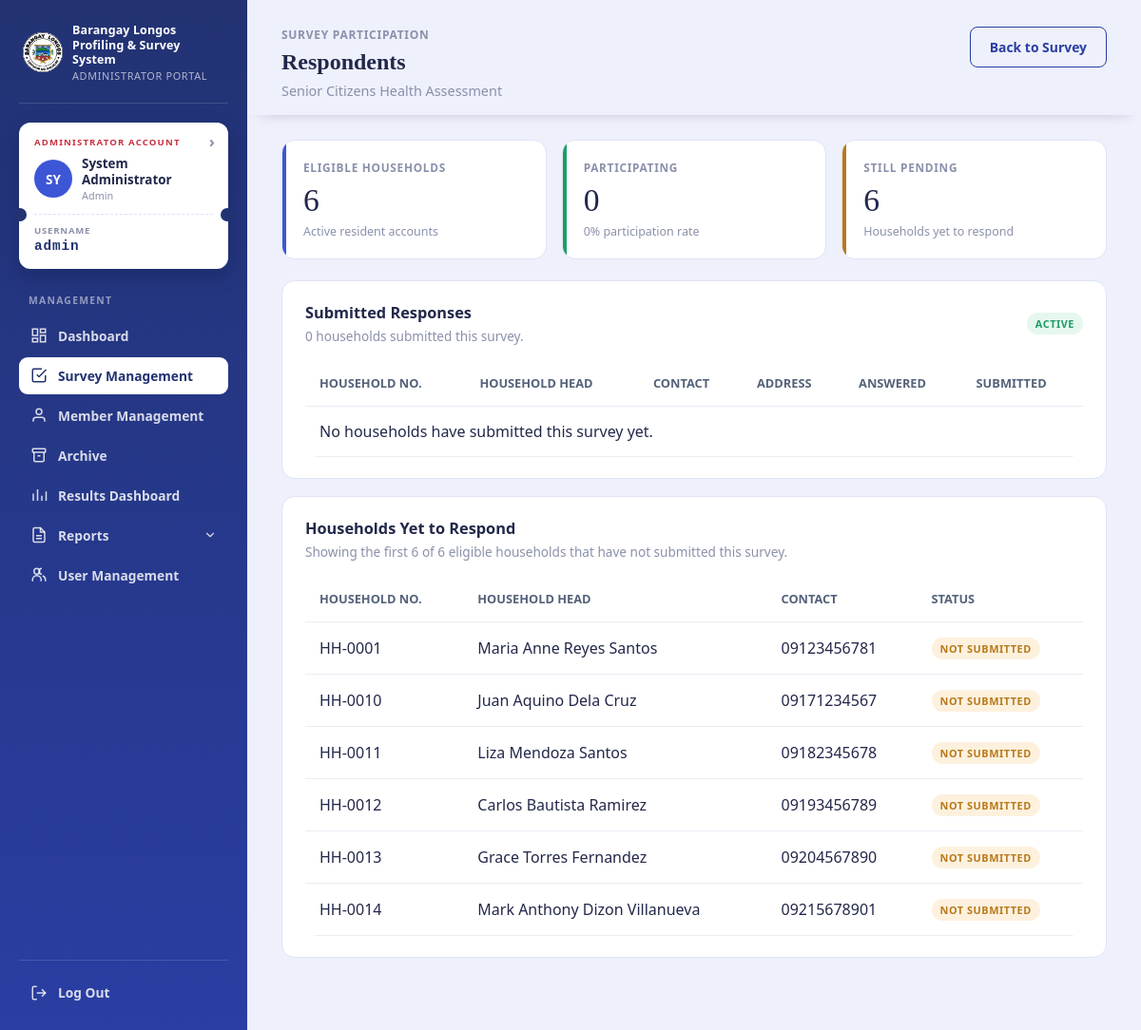
Page /admin/pages/respondents.php?survey_id=10 (signed in) on the committed database.
### tables this page shows
CREATE TABLE `staff_admin` (
  `id` int(10) UNSIGNED NOT NULL,
  `username` varchar(80) NOT NULL,
  `full_name` varchar(120) NOT NULL,
  `password_hash` varchar(255) NOT NULL,
  `role` enum('admin','staff') NOT NULL DEFAULT 'staff',
  `contact_number` varchar(30) NOT NULL DEFAULT '',
  `address` text NOT NULL,
  `birthday` date DEFAULT NULL,
  `is_active` tinyint(1) NOT NULL DEFAULT 1,
  `archived_at` timestamp NULL DEFAULT NULL,
  `created_at` timestamp NULL DEFAULT current_timestamp()
);

CREATE TABLE `surveys` (
  `id` int(10) UNSIGNED NOT NULL,
  `title` varchar(180) NOT NULL,
  `description` text NOT NULL,
  `opens_at` date NOT NULL,
  `closes_at` date NOT NULL,
  `is_active` tinyint(1) NOT NULL DEFAULT 1,
  `archived_at` timestamp NULL DEFAULT NULL,
  `created_at` timestamp NULL DEFAULT current_timestamp()
);

CREATE TABLE `residents` (
  `id` int(10) UNSIGNED NOT NULL,
  `resident_number` varchar(30) NOT NULL,
  `household_number` varchar(30) NOT NULL,
  `head_name` varchar(120) NOT NULL,
  `contact_number` varchar(30) NOT NULL,
  `address` text NOT NULL,
  `purok` varchar(20) DEFAULT NULL,
  `is_active` tinyint(1) NOT NULL DEFAULT 1,
  `password_hash` varchar(255) NOT NULL,
  `must_change_password` tinyint(1) NOT NULL DEFAULT 1,
  `archived_at` timestamp NULL DEFAULT NULL,
  `created_at` timestamp NULL DEFAULT current_timestamp(),
  `updated_at` timestamp NULL DEFAULT current_timestamp() ON UPDATE current_timestamp()
);

### config/database.php (called while the page is built, shortened)
<?php
function database(): PDO
{
    static $connection = null;
    if ($connection instanceof PDO) {
        return $connection;
    }
    $connection = new PDO(
        'mysql:host=' . DB_HOST . ';dbname=' . DB_NAME . ';charset=utf8mb4',
        DB_USER,
        DB_PASS,
        [
            PDO::ATTR_ERRMODE => PDO::ERRMODE_EXCEPTION,
            PDO::ATTR_DEFAULT_FETCH_MODE => PDO::FETCH_ASSOC,
            PDO::ATTR_EMULATE_PREPARES => false,
        ]
    );
    $connection->exec("SET time_zone = '+08:00'");
    return $connection;
}

### config/admin_auth.php (called while the page is built, shortened)
<?php
require_once __DIR__ . '/auth.php';
function current_admin(): ?array
{
    $statement = database()->prepare('SELECT id, username, full_name, role, contact_number, address, birthday FROM staff_admin WHERE id = ? AND is_active = 1 LIMIT 1');
    $statement->execute([$_SESSION['admin_id']]);
    return $statement->fetch() ?: null;
}
function require_admin(): array
{
    $admin = current_admin();
    return $admin;
}

### config/auth.php (called while the page is built, shortened)
<?php
require_once __DIR__ . '/database.php';
function h(?string $value): string
{
    return htmlspecialchars((string) $value, ENT_QUOTES, 'UTF-8');
}

### admin/pages/respondents.php (the view, shortened to what this page needs)
<?php
require_once __DIR__ . '/../../config/admin_auth.php';
$admin = require_admin();
$surveyId = filter_input(INPUT_GET, 'survey_id', FILTER_VALIDATE_INT);
$db = database();
$surveyStatement = $db->prepare('SELECT id, title, opens_at, closes_at, is_active FROM surveys WHERE id = ? LIMIT 1');
$surveyStatement->execute([$surveyId]);
$survey = $surveyStatement->fetch();
$page = max(1, filter_input(INPUT_GET, 'page', FILTER_VALIDATE_INT) ?: 1);
$perPage = 20;
$countStatement = $db->prepare('SELECT COUNT(*) FROM survey_submissions WHERE survey_id = ?');
$countStatement->execute([$surveyId]);
$respondentCount = (int) $countStatement->fetchColumn();
$totalPages = max(1, (int) ceil($respondentCount / $perPage));
$page = min($page, $totalPages);
$offset = ($page - 1) * $perPage;
$respondentsStatement = $db->prepare(
    "SELECT r.household_number, r.head_name, r.contact_number, r.address, sub.submitted_at,
            (SELECT COUNT(*) FROM survey_answers a WHERE a.submission_id = sub.id AND a.answer_text IS NOT NULL AND a.answer_text <> '') AS answered_questions
     FROM survey_submissions sub
     INNER JOIN residents r ON r.id = sub.resident_id
     WHERE sub.survey_id = ?
     ORDER BY sub.submitted_at DESC, sub.id DESC
     LIMIT $perPage OFFSET $offset"
);
$respondentsStatement->execute([$surveyId]);
$respondents = $respondentsStatement->fetchAll();
$eligibleStatement = $db->query('SELECT COUNT(*) FROM residents WHERE is_active = 1');
$eligibleHouseholds = (int) $eligibleStatement->fetchColumn();
$participantStatement = $db->prepare(
    'SELECT COUNT(*)
     FROM survey_submissions sub
     INNER JOIN residents r ON r.id = sub.resident_id
     WHERE sub.survey_id = ? AND r.is_active = 1'
);
$participantStatement->execute([$surveyId]);
$participatingHouseholds = (int) $participantStatement->fetchColumn();
$pendingHouseholds = max(0, $eligibleHouseholds - $participatingHouseholds);
$participationRate = $eligibleHouseholds > 0 ? round(($participatingHouseholds / $eligibleHouseholds) * 100) : 0;
$pendingStatement = $db->prepare(
    'SELECT r.household_number, r.head_name, r.contact_number
     FROM residents r
     WHERE r.is_active = 1
       AND NOT EXISTS (
           SELECT 1 FROM survey_submissions sub
           WHERE sub.survey_id = ? AND sub.resident_id = r.id
       )
     ORDER BY r.household_number ASC
     LIMIT 10'
);
$pendingStatement->execute([$surveyId]);
$pendingRespondents = $pendingStatement->fetchAll();
?>
<!doctype html>
<html lang="en">
<head>
<link rel="stylesheet" href="../../assets/css/dashboard.css?v=13">
<link rel="stylesheet" href="../css/logout.css">
<link rel="stylesheet" href="../../assets/css/admin-management.css">
</head>
<body>
<div class="portal-shell">
<aside class="sidebar">
    <div class="sidebar-brand"><div class="sidebar-seal"><img src="../../assets/img/barangay-longos-logo.jpg" alt="Barangay Longos Logo"></div><div class="wordmark">Barangay Longos<br>Profiling &amp; Survey System<small>Administrator Portal</small></div></div>
    <div class="id-card" data-navigate-href="admin_profile.php"><div class="id-eyebrow"><?= $admin['role'] === 'admin' ? 'Administrator Account' : 'Staff Account' ?></div><div class="id-card-row"><div class="id-avatar"><?= h(strtoupper(substr($admin['full_name'], 0, 2))) ?></div><div class="id-card-name"><?= h($admin['full_name']) ?><small><?= h(ucfirst($admin['role'])) ?></small></div></div><div class="id-card-perf"></div><div class="id-card-number"><span>Username</span><?= h($admin['username']) ?></div></div>
    <nav class="nav-group"><span class="nav-label">Management</span><a class="nav-link" href="dashboard.php"><span class="nav-icon"><svg viewBox="0 0 24 24" fill="none" stroke="currentColor" stroke-width="2"><rect x="3" y="3" width="7" height="9"/><rect x="14" y="3" width="7" height="5"/><rect x="14" y="12" width="7" height="9"/><rect x="3" y="16" width="7" height="5"/></svg></span>Dashboard</a><a class="nav-link" href="surveys.php" aria-current="page"><span class="nav-icon"><svg viewBox="0 0 24 24" fill="none" stroke="currentColor" stroke-width="2"><path d="M9 11l3 3L22 4"/><path d="M21 12v7a2 2 0 0 1-2 2H5a2 2 0 0 1-2-2V5a2 2 0 0 1 2-2h11"/></svg></span>Survey Management</a><a class="nav-link" href="members.php"><span class="nav-icon"><svg viewBox="0 0 24 24" fill="none" stroke="currentColor" stroke-width="2"><path d="M20 21v-2a4 4 0 0 0-4-4H8a4 4 0 0 0-4 4v2"/><circle cx="12" cy="7" r="4"/></svg></span>Member Management</a><a class="nav-link" href="archive.php"><span class="nav-icon"><svg viewBox="0 0 24 24" fill="none" stroke="currentColor" stroke-width="2"><rect x="3" y="3" width="18" height="5" rx="1"/><path d="M5 8v11a2 2 0 0 0 2 2h10a2 2 0 0 0 2-2V8"/><line x1="10" y1="13" x2="14" y2="13"/></svg></span>Archive</a><a class="nav-link" href="results.php"><span class="nav-icon"><svg viewBox="0 0 24 24" fill="none" stroke="currentColor" stroke-width="2"><line x1="4" y1="20" x2="4" y2="10"/><line x1="10" y1="20" x2="10" y2="4"/><line x1="16" y1="20" x2="16" y2="13"/><line x1="22" y1="20" x2="22" y2="7"/></svg></span>Results Dashboard</a><div class="nav-group-item">
            <button type="button" class="nav-link nav-parent" aria-expanded="false"><span class="nav-icon"><svg viewBox="0 0 24 24" fill="none" stroke="currentColor" stroke-width="2"><path d="M14 2H6a2 2 0 0 0-2 2v16a2 2 0 0 0 2 2h12a2 2 0 0 0 2-2V8z"/><path d="M14 2v6h6"/><line x1="8" y1="13" x2="16" y2="13"/><line x1="8" y1="17" x2="16" y2="17"/></svg></span>
                <span>Reports</span>
                <svg class="nav-chevron" viewBox="0 0 24 24" fill="none" stroke="currentColor" stroke-width="2" stroke-linecap="round" stroke-linejoin="round"><polyline points="6 9 12 15 18 9"/></svg>
            </button>
        </div><?php if ($admin['role'] === 'admin'): ?><a class="nav-link" href="users.php"><span class="nav-icon"><svg viewBox="0 0 24 24" fill="none" stroke="currentColor" stroke-width="2"><circle cx="9" cy="7" r="4"/><path d="M3 21v-2a6 6 0 0 1 12 0v2"/><path d="M16 11a4 4 0 0 1 0-8"/><path d="M21 21v-2a6 6 0 0 0-4-5.7"/></svg></span>User Management</a><?php endif; ?></nav>
    <div class="nav-footer"><a class="nav-link" href="../../process/admin_logout.php" onclick="event.preventDefault(); logout();"><span class="nav-icon"><svg viewBox="0 0 24 24" fill="none" stroke="currentColor" stroke-width="2"><path d="M9 21H5a2 2 0 0 1-2-2V5a2 2 0 0 1 2-2h4"/><polyline points="16 17 21 12 16 7"/><line x1="21" y1="12" x2="9" y2="12"/></svg></span>Log Out</a></div>
</aside>
<main class="main">
    <div class="sticky-head">
    <div class="topbar">
        <div>
            <div class="page-eyebrow">Survey participation</div>
            <h1 class="page-title">Respondents</h1>
            <p class="page-sub"><?= h($survey['title']) ?></p>
        </div>
        <a class="btn btn-outline" href="manage_survey.php?id=<?= (int) $survey['id'] ?>">Back to Survey</a>
    </div>
    </div>
    <div class="stat-grid">
        <div class="stat-card active"><div class="stat-label">Eligible Households</div><div class="stat-value"><?= $eligibleHouseholds ?></div><div class="stat-hint">Active resident accounts</div></div>
        <div class="stat-card done"><div class="stat-label">Participating</div><div class="stat-value"><?= $participatingHouseholds ?></div><div class="stat-hint"><?= $participationRate ?>% participation rate</div></div>
        <div class="stat-card pending"><div class="stat-label">Still Pending</div><div class="stat-value"><?= $pendingHouseholds ?></div><div class="stat-hint">Households yet to respond</div></div>
    </div>
    <section class="card respondent-summary">
        <div class="card-title-row"><div><div class="card-title">Submitted Responses</div><div class="card-desc"><?= $respondentCount ?> household<?= $respondentCount === 1 ? '' : 's' ?> submitted this survey.</div></div><span class="badge <?= $survey['is_active'] ? 'badge-success' : 'badge-danger' ?>"><?= $survey['is_active'] ? 'Active' : 'Closed' ?></span></div>
        <div class="respondent-table-wrap">
            <table class="responsive-table">
                <thead><tr><th>Household No.</th><th>Household Head</th><th>Contact</th><th>Address</th><th>Answered</th><th>Submitted</th></tr></thead>
                <tbody>
                <?php if (!$respondents): ?><tr><td colspan="6">No households have submitted this survey yet.</td></tr><?php endif; ?>
                </tbody>
            </table>
        </div>
    </section>
    <section class="card respondent-summary">
        <div class="card-title-row"><div><div class="card-title">Households Yet to Respond</div><div class="card-desc">Showing the first <?= min(10, $pendingHouseholds) ?> of <?= $pendingHouseholds ?> eligible household<?= $pendingHouseholds === 1 ? '' : 's' ?> that have not submitted this survey.</div></div></div>
        <div class="respondent-table-wrap">
            <table class="responsive-table">
                <thead><tr><th>Household No.</th><th>Household Head</th><th>Contact</th><th>Status</th></tr></thead>
                <tbody>
                <?php foreach ($pendingRespondents as $pending): ?>
                    <tr><td data-label="Household No."><?= h($pending['household_number']) ?></td><td data-label="Household Head"><?= h($pending['head_name']) ?></td><td data-label="Contact"><?= h($pending['contact_number']) ?></td><td data-label="Status"><span class="badge badge-warning">Not submitted</span></td></tr>
                <?php endforeach; ?>
                </tbody>
            </table>
        </div>
    </section>
</main>
</div>
</body>
</html>

### assets/css/admin-management.css (style rules this page uses)
.responsive-table { width:100%;border-collapse:collapse;background:#fff;border-radius:14px;overflow:hidden }
.responsive-table th,.responsive-table td { padding:15px;text-align:left;border-bottom:1px solid #e8edf4 }
.responsive-table th { color:#53627a;font-size:.8rem;text-transform:uppercase }
.topbar { display:flex;align-items:flex-start;justify-content:space-between;gap:16px;margin-bottom:22px;flex-wrap:wrap }
body .page-eyebrow { font-size:.75rem;text-transform:uppercase;letter-spacing:.06em;color:var(--muted,#8b90ab);font-weight:700 }
.page-title { font-size:1.5rem;margin:4px 0 6px }
.page-sub { color:var(--muted,#8b90ab);font-size:.9rem }

### admin/pages/respondents.php (style rules this page uses)
.respondent-summary { margin:16px 0 }
.respondent-table-wrap { overflow-x:auto }

### rows in the picture
staff_admin: full_name "SY", full_name "System Administrator", role "Admin", username "admin"
surveys: title "Senior Citizens Health Assessment"
residents: household_number "HH-0001", head_name "Maria Anne Reyes Santos", contact_number "09123456781"
residents: household_number "HH-0010", head_name "Juan Aquino Dela Cruz", contact_number "09171234567"
residents: household_number "HH-0011", head_name "Liza Mendoza Santos", contact_number "09182345678"
residents: household_number "HH-0012", head_name "Carlos Bautista Ramirez", contact_number "09193456789"
residents: household_number "HH-0013", head_name "Grace Torres Fernandez", contact_number "09204567890"
residents: household_number "HH-0014", head_name "Mark Anthony Dizon Villanueva", contact_number "09215678901"

### other values in the picture
$eligibleHouseholds "6"
$participatingHouseholds "0"
$participationRate "0"
$pendingHouseholds "6"
$respondentCount "0"
min(10, $pendingHouseholds) "6"
